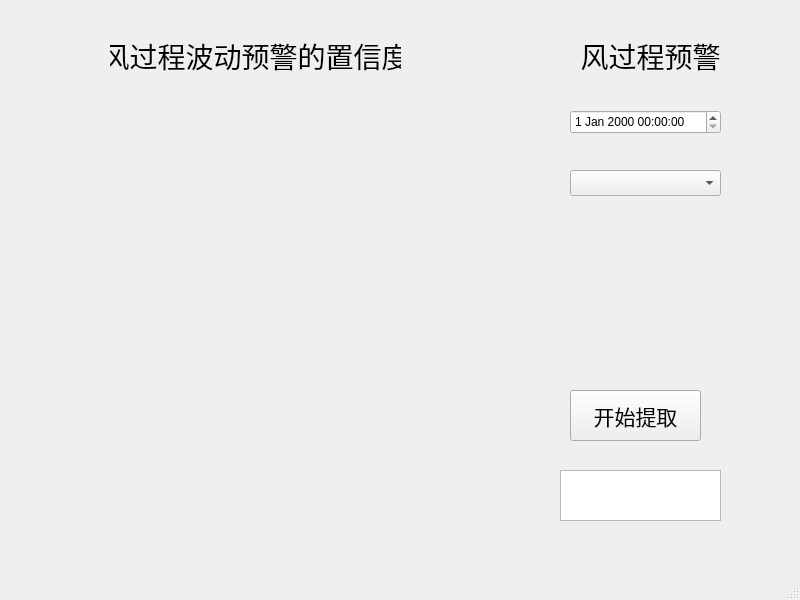
<?xml version="1.0" encoding="UTF-8"?>
<ui version="4.0">
 <class>MainWindow</class>
 <widget class="QMainWindow" name="MainWindow">
  <property name="geometry">
   <rect>
    <x>0</x>
    <y>0</y>
    <width>800</width>
    <height>600</height>
   </rect>
  </property>
  <property name="windowTitle">
   <string>MainWindow</string>
  </property>
  <widget class="QWidget" name="centralwidget">
   <widget class="QLabel" name="label">
    <property name="geometry">
     <rect>
      <x>110</x>
      <y>40</y>
      <width>291</width>
      <height>31</height>
     </rect>
    </property>
    <property name="font">
     <font>
      <pointsize>21</pointsize>
     </font>
    </property>
    <property name="text">
     <string>风过程波动预警的置信度</string>
    </property>
    <property name="textFormat">
     <enum>Qt::AutoText</enum>
    </property>
    <property name="alignment">
     <set>Qt::AlignCenter</set>
    </property>
   </widget>
   <widget class="QLabel" name="label_2">
    <property name="geometry">
     <rect>
      <x>550</x>
      <y>40</y>
      <width>201</width>
      <height>31</height>
     </rect>
    </property>
    <property name="font">
     <font>
      <pointsize>21</pointsize>
     </font>
    </property>
    <property name="text">
     <string>风过程预警</string>
    </property>
    <property name="textFormat">
     <enum>Qt::AutoText</enum>
    </property>
    <property name="alignment">
     <set>Qt::AlignCenter</set>
    </property>
   </widget>
   <widget class="QPushButton" name="pushButton">
    <property name="geometry">
     <rect>
      <x>570</x>
      <y>390</y>
      <width>131</width>
      <height>51</height>
     </rect>
    </property>
    <property name="font">
     <font>
      <pointsize>16</pointsize>
     </font>
    </property>
    <property name="text">
     <string>开始提取</string>
    </property>
   </widget>
   <widget class="QTextBrowser" name="textBrowser">
    <property name="geometry">
     <rect>
      <x>560</x>
      <y>470</y>
      <width>161</width>
      <height>51</height>
     </rect>
    </property>
   </widget>
   <widget class="QComboBox" name="comboBox">
    <property name="geometry">
     <rect>
      <x>570</x>
      <y>170</y>
      <width>151</width>
      <height>26</height>
     </rect>
    </property>
   </widget>
   <widget class="QDateTimeEdit" name="dateTimeEdit">
    <property name="geometry">
     <rect>
      <x>570</x>
      <y>110</y>
      <width>151</width>
      <height>24</height>
     </rect>
    </property>
   </widget>
  </widget>
  <widget class="QStatusBar" name="statusbar"/>
 </widget>
 <resources/>
 <connections/>
</ui>
